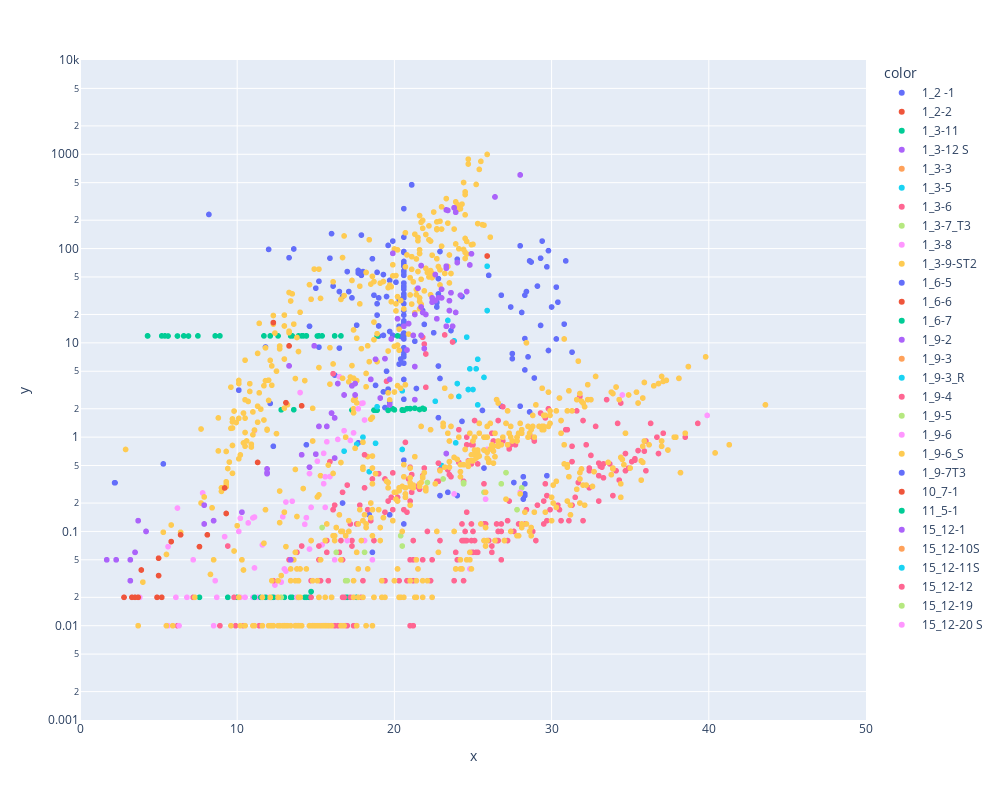

The notebook cell saved with this chart:
### Markdown cell above
We now have a graph with more suitable axes to view our dataset. However, what if we want to understand which sites the data are from, as well as making it easier to see what an external user is looking at? Let's try that by adding a colour legend, axes titles, and changing the layout of our plot.

### Code cell
x_limits = [0, 50] # X-axis range
y_limits = [0.001, 10000] # Y-axis range

plot_width = 1000
plot_height = 800

fig = px.scatter(x=core_df['CPH'], y=core_df['KLH'], 
                 log_y=True, 
                 range_x=x_limits, range_y=y_limits,
                 color=core_df['Well'],
                 width=plot_width, height=plot_height)

fig.show()

### Figure 1 — Plotly figure (JSON) as saved in the notebook; plotly's stock layout.template omitted (floating-point values rounded to 4 significant figures; data arrays with more than 128 entries replaced by an {"elided": "..."} marker saying what was removed)
{"data": [{"hovertemplate": "color=1_2 -1 <br>x=%{x}<br>y=%{y}<extra></extra>", "legendgroup": "1_2 -1 ", "marker": {"color": "#636efa", "symbol": "circle"}, "mode": "markers", "name": "1_2 -1 ", "showlegend": true, "type": "scattergl", "x": {"elided": "191 float values"}, "xaxis": "x", "y": {"elided": "191 float values"}, "yaxis": "y"}, {"hovertemplate": "color=1_2-2<br>x=%{x}<br>y=%{y}<extra></extra>", "legendgroup": "1_2-2", "marker": {"color": "#EF553B", "symbol": "circle"}, "mode": "markers", "name": "1_2-2", "showlegend": true, "type": "scattergl", "x": {"elided": "229 null values"}, "xaxis": "x", "y": {"elided": "229 null values"}, "yaxis": "y"}, {"hovertemplate": "color=1_3-11 <br>x=%{x}<br>y=%{y}<extra></extra>", "legendgroup": "1_3-11 ", "marker": {"color": "#00cc96", "symbol": "circle"}, "mode": "markers", "name": "1_3-11 ", "showlegend": true, "type": "scattergl", "x": [6.2, 21.8, 21, 21.3, 19.9, 20.8, 21.9, 21.8, 20.2, 21.6, 20.3, 20.6, 15.1, 13.9, 5.2, 5.6, 15.2, 18.9, 18.8, 18.7, 17.3, 20.5, 20, 8.9, 7.5, 11.7, 14.2, 14.7, 8.6, 14.6, 12.1, 12.6, 4.3, 14.4, 15.4, 13.5, 13.4, 14.4, 16.2, 16.6, 5.4, 6.9, 6.6, 19.7, null, 17.5, 13.6, 12.8, 20.5, 20, 19.6, 18.9, 4.3, 14.1, 11.3], "xaxis": "x", "y": [11.82, 2.017, 2.008, 2.024, 1.994, 2.005, 1.984, 2.011, 11.85, 1.964, null, 1.929, 11.82, 11.85, 11.85, 11.82, 11.85, 1.93, 1.935, 1.935, 1.937, 1.929, 1.948, 11.85, 11.85, 11.85, 11.85, null, 11.85, null, 11.85, 11.85, 11.85, 11.85, 11.85, 11.85, 11.85, 11.85, 11.85, 11.85, 11.85, 11.82, 11.85, null, null, null, 1.953, 1.949, 1.95, null, 1.922, 11.85, 11.85, 11.85, null], "yaxis": "y"}, {"hovertemplate": "color=1_3-12 S<br>x=%{x}<br>y=%{y}<extra></extra>", "legendgroup": "1_3-12 S", "marker": {"color": "#ab63fa", "symbol": "circle"}, "mode": "markers", "name": "1_3-12 S", "showlegend": true, "type": "scattergl", "x": [null, null, null, null, null, null, null, null, null, null, null, null, null, null, null, null, null, null, null, null, null, null, null, null, null, null, null, null, null, null, null, null, null, null, null, null, null, null, null, null, null], "xaxis": "x", "y": [null, null, null, null, null, null, null, null, null, null, null, null, null, null, null, null, null, null, null, null, null, null, null, null, null, null, null, null, null, null, null, null, null, null, null, null, null, null, null, null, null], "yaxis": "y"}, {"hovertemplate": "color=1_3-3<br>x=%{x}<br>y=%{y}<extra></extra>", "legendgroup": "1_3-3", "marker": {"color": "#FFA15A", "symbol": "circle"}, "mode": "markers", "name": "1_3-3", "showlegend": true, "type": "scattergl", "x": {"elided": "492 null values"}, "xaxis": "x", "y": {"elided": "492 null values"}, "yaxis": "y"}, {"hovertemplate": "color=1_3-5<br>x=%{x}<br>y=%{y}<extra></extra>", "legendgroup": "1_3-5", "marker": {"color": "#19d3f3", "symbol": "circle"}, "mode": "markers", "name": "1_3-5", "showlegend": true, "type": "scattergl", "x": [null, 20.3, 23, 25.3, 23.9, 25.7, 24.7, 25, 24, 20.5, 18.8, 18.4, 18.9, 20.5, 17.6, 16.8, 24.8, 25.9, 25.9, 24.6, 25.3, 23.8, 23.4, 22.6, 18, 25.2, 24.7, 24.1, null], "xaxis": "x", "y": [null, 0.27, 0.5, 2.2, 0.87, 4.3, 3.2, 3.2, 3.7, 0.74, 0.86, 0.43, 2.1, 3.1, 0.84, 0.71, 5.3, 65, 22, 11.5, 6.7, 10.5, 17.3, 2.4, 1, 5.3, 3.2, 2.7, null], "yaxis": "y"}, {"hovertemplate": "color=1_3-6<br>x=%{x}<br>y=%{y}<extra></extra>", "legendgroup": "1_3-6", "marker": {"color": "#FF6692", "symbol": "circle"}, "mode": "markers", "name": "1_3-6", "showlegend": true, "type": "scattergl", "x": [15.9, 16.1, null, 22, 23.2, 22, 19.5, 11.8, 19, null, 23.7, 21.8, 21.9, 20.7, null, 17, 9.4, null, null, null, 14.7, null, null, null, null, null, null, null, null], "xaxis": "x", "y": [0.55, 4.71, null, 7.62, 12.14, 3.38, 3.92, null, 0.41, null, 10.21, 11.46, 9.71, 0.88, null, 0.31, 0.07, null, null, null, null, null, null, null, null, null, null, null, null], "yaxis": "y"}, {"hovertemplate": "color=1_3-7_T3<br>x=%{x}<br>y=%{y}<extra></extra>", "legendgroup": "1_3-7_T3", "marker": {"color": "#B6E880", "symbol": "circle"}, "mode": "markers", "name": "1_3-7_T3", "showlegend": true, "type": "scattergl", "x": {"elided": "139 null values"}, "xaxis": "x", "y": {"elided": "139 null values"}, "yaxis": "y"}, {"hovertemplate": "color=1_3-8<br>x=%{x}<br>y=%{y}<extra></extra>", "legendgroup": "1_3-8", "marker": {"color": "#FF97FF", "symbol": "circle"}, "mode": "markers", "name": "1_3-8", "showlegend": true, "type": "scattergl", "x": [14.7, 6.8, 16.4, 15.1, 15.7, 11.1, 11.1, 13.1, 18.1, 17.4, 14.3, 12.9, 17.2, 15.9, 15.5, 14.6, 9.2, 2.8, 10.2, 15.5, 18, 17.9, 14, 16.5, 16.8, 11, 3.8, 5.6, 7.2, 6.1, 4.9, 6.2, 8.5, 11.3, 10.7, 8.6, 7.8, 10.7, 12.3, 10.4, 7.3, 8.7, 11, 11.6, 12.4, 11.9, 11.1, 11.1, 15.4, 14.6, 13.1, 11.3, 9.4, 12.4, 12.8, 13.5, 11], "xaxis": "x", "y": [0.18, 0.02, 0.946, 0.555, 0.893, 0.041, 0.142, 0.205, 1.52, 1.11, 0.119, 0.143, 0.923, 0.382, 0.321, 0.411, 0.088, 0.02, 0.138, 0.673, 2.3, 2.28, 2.97, 4.37, 1.17, 0.139, 0.02, 0.069, null, 0.02, 0.02, 0.177, null, null, null, null, 0.256, 0.123, null, null, 0.02, 0.02, 0.02, 0.072, 0.02, 0.02, 1.17, 0.02, 0.072, 0.065, 0.038, 0.02, 0.02, 0.027, 0.029, 0.209, null], "yaxis": "y"}, {"hovertemplate": "color=1_3-9-ST2<br>x=%{x}<br>y=%{y}<extra></extra>", "legendgroup": "1_3-9-ST2", "marker": {"color": "#FECB52", "symbol": "circle"}, "mode": "markers", "name": "1_3-9-ST2", "showlegend": true, "type": "scattergl", "x": {"elided": "282 float values"}, "xaxis": "x", "y": {"elided": "282 float values"}, "yaxis": "y"}, {"hovertemplate": "color=1_6-5<br>x=%{x}<br>y=%{y}<extra></extra>", "legendgroup": "1_6-5", "marker": {"color": "#636efa", "symbol": "circle"}, "mode": "markers", "name": "1_6-5", "showlegend": true, "type": "scattergl", "x": [null, 21.1, 22.7, 2.2, 17.7, 10.1, null, null, null, null, null, 21.1, 22.7, 2.23, 17.7, 10.1, null, null, null, null], "xaxis": "x", "y": [null, 476, 26.7, 0.328, 58.6, 3.15, null, null, null, null, null, 473, 26.7, 0.328, 58.6, 3.15, null, null, null, null], "yaxis": "y"}, {"hovertemplate": "color=1_6-6<br>x=%{x}<br>y=%{y}<extra></extra>", "legendgroup": "1_6-6", "marker": {"color": "#EF553B", "symbol": "circle"}, "mode": "markers", "name": "1_6-6", "showlegend": true, "type": "scattergl", "x": [null, 3.9, 3.5, null, 7, 5.8, 6, 7.8, 5.9, null, 5.1, 3, 5, 4.9, 5.2, 7.1, 5, 7.8, 8.8, 3.7, 9.6, 7.5, 3.6, 7.3, 6.1, 8.4, 9.4, 6.5, 8, 8.4, 6.1, 9.8, 7.5, 5.5, 6.4, 7.1, 6.8, 6.4, null], "xaxis": "x", "y": [null, 0.039, 0.02, null, null, 0.078, null, null, null, null, null, null, 0.034, 0.02, 0.02, null, 0.052, null, null, 0.02, null, null, null, null, null, null, null, null, null, null, null, null, null, null, null, null, null, 0.092, null], "yaxis": "y"}, {"hovertemplate": "color=1_6-7<br>x=%{x}<br>y=%{y}<extra></extra>", "legendgroup": "1_6-7", "marker": {"color": "#00cc96", "symbol": "circle"}, "mode": "markers", "name": "1_6-7", "showlegend": true, "type": "scattergl", "x": [13, 7.6, 11.8, 11.5, 12.3, 14.4, 9.4, 16, 13.3, 14.6, 17.6, 11.1, null, 14.7, 13.5, 13.4, 12.6, 15.2, 10, 12.2, 17, 16.9, 14.3, 13.8, 13.9, 15.4, 13.8, null, 15.3, 14.6, 14.4], "xaxis": "x", "y": [0.02, 0.02, 0.02, 0.02, 0.02, 0.02, 0.02, 0.02, null, 0.02, 0.02, 0.02, null, 0.023, 0.02, 0.02, 0.02, 0.02, 0.02, 0.02, 0.02, 0.02, 0.02, 0.02, 0.02, null, null, null, null, null, null], "yaxis": "y"}, {"hovertemplate": "color=1_9-2<br>x=%{x}<br>y=%{y}<extra></extra>", "legendgroup": "1_9-2", "marker": {"color": "#ab63fa", "symbol": "circle"}, "mode": "markers", "name": "1_9-2", "showlegend": true, "type": "scattergl", "x": {"elided": "203 float values"}, "xaxis": "x", "y": {"elided": "203 null values"}, "yaxis": "y"}, {"hovertemplate": "color=1_9-3<br>x=%{x}<br>y=%{y}<extra></extra>", "legendgroup": "1_9-3", "marker": {"color": "#FFA15A", "symbol": "circle"}, "mode": "markers", "name": "1_9-3", "showlegend": true, "type": "scattergl", "x": {"elided": "182 float values"}, "xaxis": "x", "y": {"elided": "182 null values"}, "yaxis": "y"}, {"hovertemplate": "color=1_9-3_R<br>x=%{x}<br>y=%{y}<extra></extra>", "legendgroup": "1_9-3_R", "marker": {"color": "#19d3f3", "symbol": "circle"}, "mode": "markers", "name": "1_9-3_R", "showlegend": true, "type": "scattergl", "x": [null, null, null, null, null, null, null, null, null, null, null, null, null, null, null, null, null, null, null, null, null, null, null, null, null, null, null, null, null, null, null, null, null, null, null, null, null, null, null, null], "xaxis": "x", "y": [null, null, null, null, null, null, null, null, null, null, null, null, null, null, null, null, null, null, null, null, null, null, null, null, null, null, null, null, null, null, null, null, null, null, null, null, null, null, null, null], "yaxis": "y"}, {"hovertemplate": "color=1_9-4<br>x=%{x}<br>y=%{y}<extra></extra>", "legendgroup": "1_9-4", "marker": {"color": "#FF6692", "symbol": "circle"}, "mode": "markers", "name": "1_9-4", "showlegend": true, "type": "scattergl", "x": {"elided": "562 float values"}, "xaxis": "x", "y": {"elided": "562 float values"}, "yaxis": "y"}, {"hovertemplate": "color=1_9-5<br>x=%{x}<br>y=%{y}<extra></extra>", "legendgroup": "1_9-5", "marker": {"color": "#B6E880", "symbol": "circle"}, "mode": "markers", "name": "1_9-5", "showlegend": true, "type": "scattergl", "x": [25.7, 24.4, 23.1, 28.1, 24.4, 26.8, 22.1, 27.8, 27.1, 16.9, 17, 16.3, 20.5, 20.4, 15.4, 18.1, 12.8], "xaxis": "x", "y": [0.26, 0.33, 0.36, 0.29, 0.32, 0.32, 0.33, 0.17, 0.42, 0.03, 0.03, 0.06, 0.07, 0.09, 0.11, 0.06, 0.02], "yaxis": "y"}, {"hovertemplate": "color=1_9-6<br>x=%{x}<br>y=%{y}<extra></extra>", "legendgroup": "1_9-6", "marker": {"color": "#FF97FF", "symbol": "circle"}, "mode": "markers", "name": "1_9-6", "showlegend": true, "type": "scattergl", "x": {"elided": "484 float values"}, "xaxis": "x", "y": {"elided": "484 float values"}, "yaxis": "y"}, {"hovertemplate": "color=1_9-6_S<br>x=%{x}<br>y=%{y}<extra></extra>", "legendgroup": "1_9-6_S", "marker": {"color": "#FECB52", "symbol": "circle"}, "mode": "markers", "name": "1_9-6_S", "showlegend": true, "type": "scattergl", "x": {"elided": "462 float values"}, "xaxis": "x", "y": {"elided": "462 float values"}, "yaxis": "y"}, {"hovertemplate": "color=1_9-7T3<br>x=%{x}<br>y=%{y}<extra></extra>", "legendgroup": "1_9-7T3", "marker": {"color": "#636efa", "symbol": "circle"}, "mode": "markers", "name": "1_9-7T3", "showlegend": true, "type": "scattergl", "x": [30.8, 37.1, 39.4, 38.4, 35.1, 34.4, 35.9, 38.2, 41.5, 28.7, 34.6, 37.4, 37.8, 37.1, 38.3, 32.6, 35.4, 32.8, 32.5, 39.3, 32.2, 30.5, 30.4, null, 36.1, 34.8, 34.3, 34.2, 34, 33, 31.4, 29.9, 28.1, 25.2, 29.2, 27.4, 28.6, 26.2, 28.3, 30.8, 28.5, 29, 28, 23.7, 10.6, 12.9, 16.8, 16.6, 15.6, 26.5, 18.1, 25.1, 23.6, 25.2, 19.7, 21.5, 29.7, 16.3, 12.3, 22, 16.9, 23.3, 12.2, 14.1, 12.1, 11.2, 12.7, 14.7, 12.4, 13.3, 12.4, 16.6, 14.9, 15.3, 13.5, 13.1, 15.2, 17.4, 16, 13.9, 13.8, 18.5, 20.8, 22.3, 21.2, 19.2, 10.7, 22.1, 19.2, 20.1, 20, 26.8, 16.3, 14, 20.3, 24.3, 18, 25, 27.6, 26.5, 21.9, 24.6, 18.5, 14.9, 21.1, 23, 17, 17.6, 22.7, null, null, null], "xaxis": "x", "y": [null, null, null, null, null, null, null, null, null, null, null, null, null, null, null, null, null, null, null, null, null, null, null, null, null, null, null, null, null, null, null, null, null, null, null, null, null, null, null, null, null, null, null, null, null, null, null, null, null, null, null, null, null, null, null, null, null, null, null, null, null, null, null, null, null, null, null, null, null, null, null, null, null, null, null, null, null, null, null, null, null, null, null, null, null, null, null, null, null, null, null, null, null, null, null, null, null, null, null, null, null, null, null, null, null, null, null, null, null, null, null, null], "yaxis": "y"}, {"hovertemplate": "color=10_7-1<br>x=%{x}<br>y=%{y}<extra></extra>", "legendgroup": "10_7-1", "marker": {"color": "#EF553B", "symbol": "circle"}, "mode": "markers", "name": "10_7-1", "showlegend": true, "type": "scattergl", "x": [null, 12.3, 13.3, 13.1, 9.2, 3.3, 2.8, 7.6, 8.1, 9.3, 11.3, 14.1, 25.9, null], "xaxis": "x", "y": [null, 16.4, 9.28, 2.32, 0.289, 0.02, 0.02, 0.069, 0.092, 0.155, 0.539, 2.15, 83.4, null], "yaxis": "y"}, {"hovertemplate": "color=11_5-1<br>x=%{x}<br>y=%{y}<extra></extra>", "legendgroup": "11_5-1", "marker": {"color": "#00cc96", "symbol": "circle"}, "mode": "markers", "name": "11_5-1", "showlegend": true, "type": "scattergl", "x": [null, null, null, null, null, null, null, null, null, null, null, null, null, null, null, null, null, null, null, null, null, null, null], "xaxis": "x", "y": [null, null, null, null, null, null, null, null, null, null, null, null, null, null, null, null, null, null, null, null, null, null, null], "yaxis": "y"}, {"hovertemplate": "color=15_12-1<br>x=%{x}<br>y=%{y}<extra></extra>", "legendgroup": "15_12-1", "marker": {"color": "#ab63fa", "symbol": "circle"}, "mode": "markers", "name": "15_12-1", "showlegend": true, "type": "scattergl", "x": {"elided": "182 float values"}, "xaxis": "x", "y": {"elided": "182 float values"}, "yaxis": "y"}, {"hovertemplate": "color=15_12-10S<br>x=%{x}<br>y=%{y}<extra></extra>", "legendgroup": "15_12-10S", "marker": {"color": "#FFA15A", "symbol": "circle"}, "mode": "markers", "name": "15_12-10S", "showlegend": true, "type": "scattergl", "x": [7.1, 10.8, 3.6, 3.3, 3.9, 5.3, 4.8, 5.22, 6.9, 7.68, 8.8, 11.6, 11.9, 10.4, 4.4, 4.98, 5.5, 5.7, 7.1, 6.6, 11.3, 5.9, 10.6, 6.5, 5.1, 9.3, 14.2, 17, 15.1, 13.5, 11, 5.52, 5.9, 8.4, 5.8, 4.8, 4.7, 9.5, 6.7, 6.6, 13.9, 19.7, 15.2, 15.1, 13.9, 7.8, 9, 5.67, 7.6, 10.8, 12.8, 17.5, 17.7, 18.6, 21.5, 17.7, 17.1, 14.8, 13.8, 9.2, 13.6, 14, 13.1, 9.08, 12.5, 16.4, 9.8, 11.6, 7.8], "xaxis": "x", "y": [null, null, null, null, null, null, null, null, null, null, null, null, null, null, null, null, null, null, null, null, null, null, null, null, null, null, null, null, null, null, null, null, null, null, null, null, null, null, null, null, null, null, null, null, null, null, null, null, null, null, null, null, null, null, null, null, null, null, null, null, null, null, null, null, null, null, null, null, null], "yaxis": "y"}, {"hovertemplate": "color=15_12-11S<br>x=%{x}<br>y=%{y}<extra></extra>", "legendgroup": "15_12-11S", "marker": {"color": "#19d3f3", "symbol": "circle"}, "mode": "markers", "name": "15_12-11S", "showlegend": true, "type": "scattergl", "x": [null, null, null, null, null, null, null, null, null, null, null, null, null, null, null, null, null, null, null, null, null, null, null, null, null, null, null, null, null, null, null, null, null, null, null, null, null, null, null, null, null, null, null, null, null, null, null, null, null, null, null, null, null, null, null, null, null, null, null, null, null, null, null, null, null, null], "xaxis": "x", "y": [null, null, null, null, null, null, null, null, null, null, null, null, null, null, null, null, null, null, null, null, null, null, null, null, null, null, null, null, null, null, null, null, null, null, null, null, null, null, null, null, null, null, null, null, null, null, null, null, null, null, null, null, null, null, null, null, null, null, null, null, null, null, null, null, null, null], "yaxis": "y"}, {"hovertemplate": "color=15_12-12<br>x=%{x}<br>y=%{y}<extra></extra>", "legendgroup": "15_12-12", "marker": {"color": "#FF6692", "symbol": "circle"}, "mode": "markers", "name": "15_12-12", "showlegend": true, "type": "scattergl", "x": {"elided": "459 float values"}, "xaxis": "x", "y": {"elided": "459 null values"}, "yaxis": "y"}, {"hovertemplate": "color=15_12-19<br>x=%{x}<br>y=%{y}<extra></extra>", "legendgroup": "15_12-19", "marker": {"color": "#B6E880", "symbol": "circle"}, "mode": "markers", "name": "15_12-19", "showlegend": true, "type": "scattergl", "x": {"elided": "595 null values"}, "xaxis": "x", "y": {"elided": "595 null values"}, "yaxis": "y"}, {"hovertemplate": "color=15_12-20 S<br>x=%{x}<br>y=%{y}<extra></extra>", "legendgroup": "15_12-20 S", "marker": {"color": "#FF97FF", "symbol": "circle"}, "mode": "markers", "name": "15_12-20 S", "showlegend": true, "type": "scattergl", "x": [null, null, null, null, null, null, null, null, null, null, null, null, null, null, null, null, null, null, null, null, null, null, null, null, null, null, null, null, null, null, null, null, null, null, null, null, null, null, null, null, null, null, null, null, null, null, null, null, null, null, null, null, null, null, null, null, null, null, null, null, null, null, null, null, null, null, null, null, null, null, null, null, null, null, null, null, null, null, null, null, null, null, null, null, null, null, null, null, null, null, null], "xaxis": "x", "y": [null, null, null, null, null, null, null, null, null, null, null, null, null, null, null, null, null, null, null, null, null, null, null, null, null, null, null, null, null, null, null, null, null, null, null, null, null, null, null, null, null, null, null, null, null, null, null, null, null, null, null, null, null, null, null, null, null, null, null, null, null, null, null, null, null, null, null, null, null, null, null, null, null, null, null, null, null, null, null, null, null, null, null, null, null, null, null, null, null, null, null], "yaxis": "y"}], "layout": {"height": 800, "legend": {"title": {"text": "color"}, "tracegroupgap": 0}, "margin": {"t": 60}, "width": 1000, "xaxis": {"anchor": "y", "domain": [0, 1], "range": [0, 50], "title": {"text": "x"}}, "yaxis": {"anchor": "x", "domain": [0, 1], "range": [-3.0, 4], "title": {"text": "y"}, "type": "log"}}}
